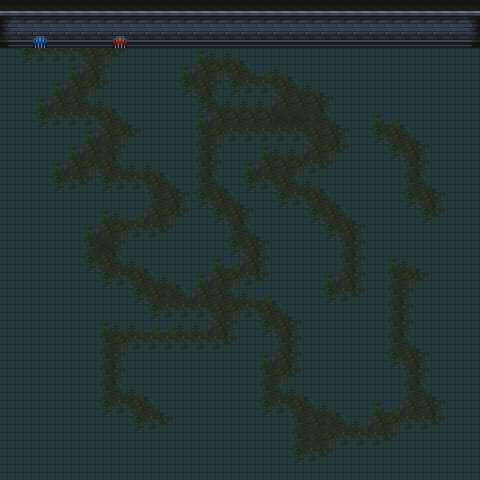

This game map was drawn from its Tiled (.tmx) file and the tilesets committed beside it. A one-line description and the full map source follow:
An orthogonal 30x30 tile map with 16x16 px tiles, 3 tile layers (floor, moss, walls), 2 tilesets and 18 objects (trigger_map, player, enemy).

<map version="1.10" tiledversion="1.10.2" orientation="orthogonal" renderorder="right-down" width="30" height="30" tilewidth="16" tileheight="16" infinite="0" nextlayerid="14" nextobjectid="15">
 <tileset firstgid="1" name="dungeon" tilewidth="16" tileheight="16" tilecount="625" columns="25">
  <image source="../tilesets/dungeon.png" width="400" height="400" />
  <tile id="0">
   <objectgroup draworder="index" id="2">
    <object id="1" x="0" y="0" width="16" height="16" />
   </objectgroup>
  </tile>
  <tile id="1">
   <objectgroup draworder="index" id="2">
    <object id="1" x="0" y="0" width="16" height="16" />
   </objectgroup>
  </tile>
  <tile id="2">
   <objectgroup draworder="index" id="2">
    <object id="1" x="0" y="0" width="16" height="16" />
   </objectgroup>
  </tile>
  <tile id="25">
   <objectgroup draworder="index" id="2">
    <object id="1" x="0" y="0" width="16" height="16" />
   </objectgroup>
  </tile>
  <tile id="26">
   <objectgroup draworder="index" id="2">
    <object id="1" x="0" y="0" width="16" height="16" />
   </objectgroup>
  </tile>
  <tile id="27">
   <objectgroup draworder="index" id="2">
    <object id="1" x="0" y="0" width="16" height="16" />
   </objectgroup>
  </tile>
  <tile id="50">
   <objectgroup draworder="index" id="3">
    <object id="2" x="0" y="0" width="16" height="16" />
   </objectgroup>
  </tile>
  <tile id="51">
   <objectgroup draworder="index" id="2">
    <object id="1" x="0" y="0" width="16" height="16" />
   </objectgroup>
  </tile>
  <tile id="52">
   <objectgroup draworder="index" id="2">
    <object id="1" x="0" y="0" width="16" height="16" />
   </objectgroup>
  </tile>
  <tile id="451">
   <objectgroup draworder="index" id="2">
    <object id="1" x="0" y="0" width="16" height="16" />
   </objectgroup>
   <animation>
    <frame tileid="451" duration="100" />
    <frame tileid="454" duration="100" />
    <frame tileid="457" duration="100" />
   </animation>
  </tile>
  <tile id="454">
   <objectgroup draworder="index" id="2">
    <object id="1" x="0" y="0" width="16" height="16" />
   </objectgroup>
  </tile>
  <tile id="457">
   <objectgroup draworder="index" id="2">
    <object id="1" x="0" y="0" width="16" height="16" />
   </objectgroup>
  </tile>
  <wangsets>
   <wangset name="ground" type="corner" tile="30">
    <wangcolor name="floor" color="#ff0000" tile="-1" probability="1" />
    <wangcolor name="floor_meets_wall" color="#00ff00" tile="-1" probability="1" />
    <wangcolor name="blood" color="#0000ff" tile="-1" probability="1" />
    <wangtile tileid="4" wangid="0,2,0,1,0,2,0,2" />
    <wangtile tileid="5" wangid="0,2,0,1,0,1,0,2" />
    <wangtile tileid="6" wangid="0,2,0,2,0,1,0,2" />
    <wangtile tileid="29" wangid="0,1,0,1,0,2,0,2" />
    <wangtile tileid="30" wangid="0,1,0,1,0,1,0,1" />
    <wangtile tileid="31" wangid="0,2,0,2,0,1,0,1" />
    <wangtile tileid="54" wangid="0,1,0,2,0,2,0,2" />
    <wangtile tileid="55" wangid="0,1,0,2,0,2,0,1" />
    <wangtile tileid="56" wangid="0,2,0,2,0,2,0,1" />
    <wangtile tileid="79" wangid="0,1,0,1,0,1,0,1" />
    <wangtile tileid="80" wangid="0,1,0,1,0,1,0,1" />
    <wangtile tileid="81" wangid="0,1,0,1,0,1,0,1" />
    <wangtile tileid="82" wangid="0,1,0,1,0,1,0,1" />
    <wangtile tileid="284" wangid="0,2,0,2,0,2,0,2" />
    <wangtile tileid="285" wangid="0,2,0,2,0,2,0,2" />
    <wangtile tileid="308" wangid="0,2,0,3,0,2,0,2" />
    <wangtile tileid="309" wangid="0,2,0,2,0,3,0,2" />
    <wangtile tileid="332" wangid="0,2,0,2,0,2,0,2" />
    <wangtile tileid="333" wangid="0,3,0,2,0,2,0,2" />
    <wangtile tileid="334" wangid="0,2,0,2,0,2,0,3" />
   </wangset>
   <wangset name="moss" type="corner" tile="-1">
    <wangcolor name="moss" color="#ff0000" tile="-1" probability="1" />
    <wangtile tileid="10" wangid="0,0,0,1,0,0,0,0" />
    <wangtile tileid="11" wangid="0,0,0,1,0,1,0,0" />
    <wangtile tileid="12" wangid="0,0,0,1,0,1,0,0" />
    <wangtile tileid="13" wangid="0,0,0,0,0,1,0,0" />
    <wangtile tileid="35" wangid="0,1,0,1,0,0,0,0" />
    <wangtile tileid="36" wangid="0,1,0,1,0,1,0,1" />
    <wangtile tileid="37" wangid="0,1,0,1,0,1,0,1" />
    <wangtile tileid="38" wangid="0,0,0,0,0,1,0,1" />
    <wangtile tileid="60" wangid="0,1,0,1,0,0,0,0" />
    <wangtile tileid="61" wangid="0,1,0,1,0,1,0,1" />
    <wangtile tileid="62" wangid="0,1,0,1,0,1,0,1" />
    <wangtile tileid="63" wangid="0,0,0,0,0,1,0,1" />
    <wangtile tileid="85" wangid="0,1,0,0,0,0,0,0" />
    <wangtile tileid="86" wangid="0,1,0,0,0,0,0,1" />
    <wangtile tileid="87" wangid="0,1,0,0,0,0,0,1" />
    <wangtile tileid="88" wangid="0,0,0,0,0,0,0,1" />
    <wangtile tileid="110" wangid="0,1,0,0,0,1,0,1" />
    <wangtile tileid="111" wangid="0,1,0,0,0,0,0,1" />
    <wangtile tileid="112" wangid="0,1,0,1,0,0,0,1" />
    <wangtile tileid="113" wangid="0,1,0,1,0,1,0,1" />
    <wangtile tileid="135" wangid="0,0,0,0,0,1,0,1" />
    <wangtile tileid="137" wangid="0,1,0,1,0,0,0,0" />
    <wangtile tileid="138" wangid="0,1,0,1,0,1,0,1" />
    <wangtile tileid="160" wangid="0,0,0,1,0,1,0,1" />
    <wangtile tileid="161" wangid="0,0,0,1,0,1,0,0" />
    <wangtile tileid="162" wangid="0,1,0,1,0,1,0,0" />
    <wangtile tileid="163" wangid="0,1,0,1,0,1,0,1" />
   </wangset>
   <wangset name="wall" type="corner" tile="-1">
    <wangcolor name="wall" color="#ff0000" tile="-1" probability="1" />
    <wangtile tileid="0" wangid="0,0,0,1,0,0,0,0" />
    <wangtile tileid="1" wangid="0,0,0,1,0,1,0,0" />
    <wangtile tileid="2" wangid="0,0,0,0,0,1,0,0" />
    <wangtile tileid="25" wangid="0,1,0,1,0,0,0,0" />
    <wangtile tileid="26" wangid="0,1,0,1,0,1,0,1" />
    <wangtile tileid="27" wangid="0,0,0,0,0,1,0,1" />
    <wangtile tileid="50" wangid="0,1,0,0,0,0,0,0" />
    <wangtile tileid="51" wangid="0,1,0,0,0,0,0,1" />
    <wangtile tileid="52" wangid="0,0,0,0,0,0,0,1" />
   </wangset>
  </wangsets>
 </tileset>
 <tileset firstgid="626" name="naked_human" tilewidth="64" tileheight="64" tilecount="64" columns="8">
  <image source="../tilesets/mana_seed_human.png" width="512" height="512" />
  <tile id="0" type="idle_d">
   <objectgroup draworder="index" id="2">
    <object id="7" x="24" y="32" width="16" height="16">
     <ellipse />
    </object>
   </objectgroup>
  </tile>
  <tile id="8" type="idle_u" />
  <tile id="16" type="idle_r" />
  <tile id="24" type="idle_l" />
  <tile id="32" type="walk_d">
   <animation>
    <frame tileid="32" duration="100" />
    <frame tileid="33" duration="100" />
    <frame tileid="34" duration="100" />
    <frame tileid="35" duration="100" />
    <frame tileid="36" duration="100" />
    <frame tileid="37" duration="100" />
   </animation>
  </tile>
  <tile id="35" type="run_d">
   <animation>
    <frame tileid="35" duration="80" />
    <frame tileid="36" duration="55" />
    <frame tileid="39" duration="125" />
    <frame tileid="32" duration="80" />
    <frame tileid="33" duration="55" />
    <frame tileid="38" duration="125" />
   </animation>
  </tile>
  <tile id="40" type="walk_u">
   <animation>
    <frame tileid="40" duration="100" />
    <frame tileid="41" duration="100" />
    <frame tileid="42" duration="100" />
    <frame tileid="43" duration="100" />
    <frame tileid="44" duration="100" />
    <frame tileid="45" duration="100" />
   </animation>
  </tile>
  <tile id="43" type="run_u">
   <animation>
    <frame tileid="43" duration="80" />
    <frame tileid="44" duration="55" />
    <frame tileid="47" duration="125" />
    <frame tileid="40" duration="80" />
    <frame tileid="41" duration="55" />
    <frame tileid="46" duration="125" />
   </animation>
  </tile>
  <tile id="48" type="walk_r">
   <animation>
    <frame tileid="48" duration="100" />
    <frame tileid="49" duration="100" />
    <frame tileid="50" duration="100" />
    <frame tileid="51" duration="100" />
    <frame tileid="52" duration="100" />
    <frame tileid="53" duration="100" />
   </animation>
  </tile>
  <tile id="51" type="run_r">
   <animation>
    <frame tileid="51" duration="80" />
    <frame tileid="52" duration="55" />
    <frame tileid="55" duration="125" />
    <frame tileid="48" duration="80" />
    <frame tileid="49" duration="55" />
    <frame tileid="54" duration="125" />
   </animation>
  </tile>
  <tile id="56" type="walk_l">
   <animation>
    <frame tileid="56" duration="100" />
    <frame tileid="57" duration="100" />
    <frame tileid="58" duration="100" />
    <frame tileid="59" duration="100" />
    <frame tileid="60" duration="100" />
    <frame tileid="61" duration="100" />
   </animation>
  </tile>
  <tile id="59" type="run_l">
   <animation>
    <frame tileid="59" duration="80" />
    <frame tileid="60" duration="55" />
    <frame tileid="63" duration="125" />
    <frame tileid="56" duration="80" />
    <frame tileid="57" duration="55" />
    <frame tileid="62" duration="125" />
   </animation>
  </tile>
 </tileset>
 <layer id="6" name="floor" width="30" height="30">
  <data encoding="csv">
31,31,31,31,31,31,31,31,31,31,31,31,31,31,31,31,31,31,31,31,31,31,31,31,31,31,31,31,31,31,
31,31,31,31,31,31,31,31,31,31,31,31,31,31,31,31,31,31,31,31,31,31,31,31,31,31,31,31,31,31,
31,31,31,31,31,31,31,31,31,31,31,31,31,31,31,31,31,31,31,31,31,31,31,31,31,31,31,31,31,31,
31,31,31,31,31,31,31,31,31,31,31,31,31,31,31,31,31,31,31,31,31,31,31,31,31,31,31,31,31,31,
31,31,31,31,31,31,31,31,31,31,31,31,31,31,31,31,31,31,31,31,31,31,31,31,31,31,31,31,31,31,
31,31,31,31,31,31,31,31,31,31,31,31,31,31,31,31,31,31,31,31,31,31,31,31,31,31,31,31,31,31,
31,31,31,31,31,31,31,31,31,31,31,31,31,31,31,31,31,31,31,31,31,31,31,31,31,31,31,31,31,31,
31,31,31,31,31,31,31,31,31,31,31,31,31,31,31,31,31,31,31,31,31,31,31,31,31,31,31,31,31,31,
31,31,31,31,31,31,31,31,31,31,31,31,31,31,31,31,31,31,31,31,31,31,31,31,31,31,31,31,31,31,
31,31,31,31,31,31,31,31,31,31,31,31,31,31,31,31,31,31,31,31,31,31,31,31,31,31,31,31,31,31,
31,31,31,31,31,31,31,31,31,31,31,31,31,31,31,31,31,31,31,31,31,31,31,31,31,31,31,31,31,31,
31,31,31,31,31,31,31,31,31,31,31,31,31,31,31,31,31,31,31,31,31,31,31,31,31,31,31,31,31,31,
31,31,31,31,31,31,31,31,31,31,31,31,31,31,31,31,31,31,31,31,31,31,31,31,31,31,31,31,31,31,
31,31,31,31,31,31,31,31,31,31,31,31,31,31,31,31,31,31,31,31,31,31,31,31,31,31,31,31,31,31,
31,31,31,31,31,31,31,31,31,31,31,31,31,31,31,31,31,31,31,31,31,31,31,31,31,31,31,31,31,31,
31,31,31,31,31,31,31,31,31,31,31,31,31,31,31,31,31,31,31,31,31,31,31,31,31,31,31,31,31,31,
31,31,31,31,31,31,31,31,31,31,31,31,31,31,31,31,31,31,31,31,31,31,31,31,31,31,31,31,31,31,
31,31,31,31,31,31,31,31,31,31,31,31,31,31,31,31,31,31,31,31,31,31,31,31,31,31,31,31,31,31,
31,31,31,31,31,31,31,31,31,31,31,31,31,31,31,31,31,31,31,31,31,31,31,31,31,31,31,31,31,31,
31,31,31,31,31,31,31,31,31,31,31,31,31,31,31,31,31,31,31,31,31,31,31,31,31,31,31,31,31,31,
31,31,31,31,31,31,31,31,31,31,31,31,31,31,31,31,31,31,31,31,31,31,31,31,31,31,31,31,31,31,
31,31,31,31,31,31,31,31,31,31,31,31,31,31,31,31,31,31,31,31,31,31,31,31,31,31,31,31,31,31,
31,31,31,31,31,31,31,31,31,31,31,31,31,31,31,31,31,31,31,31,31,31,31,31,31,31,31,31,31,31,
31,31,31,31,31,31,31,31,31,31,31,31,31,31,31,31,31,31,31,31,31,31,31,31,31,31,31,31,31,31,
31,31,31,31,31,31,31,31,31,31,31,31,31,31,31,31,31,31,31,31,31,31,31,31,31,31,31,31,31,31,
31,31,31,31,31,31,31,31,31,31,31,31,31,31,31,31,31,31,31,31,31,31,31,31,31,31,31,31,31,31,
31,31,31,31,31,31,31,31,31,31,31,31,31,31,31,31,31,31,31,31,31,31,31,31,31,31,31,31,31,31,
31,31,31,31,31,31,31,31,31,31,31,31,31,31,31,31,31,31,31,31,31,31,31,31,31,31,31,31,31,31,
31,31,31,31,31,31,31,31,31,31,31,31,31,31,31,31,31,31,31,31,31,31,31,31,31,31,31,31,31,31,
31,31,31,31,31,31,31,31,31,31,31,31,31,31,31,31,31,31,31,31,31,31,31,31,31,31,31,31,31,31
</data>
 </layer>
 <layer id="7" name="moss" width="30" height="30">
  <data encoding="csv">
0,0,0,0,0,0,0,0,0,0,0,0,0,0,0,0,0,0,0,0,0,0,0,0,0,0,0,0,0,0,
0,0,0,0,0,0,0,0,0,0,0,0,0,0,0,0,0,0,0,0,0,0,0,0,0,0,0,0,0,0,
0,11,13,12,162,162,162,14,0,0,0,0,0,0,0,0,0,0,0,0,0,0,0,0,0,0,0,0,0,0,
0,86,88,112,112,113,111,89,0,0,0,0,11,162,162,14,0,0,0,0,0,0,0,0,0,0,0,0,0,0,
0,0,0,0,11,163,39,0,0,0,0,11,163,111,113,161,13,162,14,0,0,0,0,0,0,0,0,0,0,0,
0,0,0,11,163,111,89,0,0,0,0,86,113,136,86,112,112,113,161,162,14,0,0,0,0,0,0,0,0,0,
0,0,11,163,164,161,162,14,0,0,0,0,86,161,12,162,162,163,164,164,136,0,0,0,0,0,0,0,0,0,
0,0,86,87,112,87,113,161,14,0,0,0,11,163,37,164,37,38,62,63,161,14,0,11,13,14,0,0,0,0,
0,0,0,0,0,11,163,111,89,0,0,0,61,111,87,88,87,112,112,113,164,136,0,86,113,161,14,0,0,0,
0,0,0,0,11,163,63,64,0,0,0,0,36,136,0,0,11,162,12,163,111,89,0,0,86,113,64,0,0,0,
0,0,0,11,163,111,113,161,12,162,14,0,61,39,0,11,163,37,111,88,89,0,0,0,0,61,39,0,0,0,
0,0,0,86,87,89,86,112,87,113,161,14,61,161,14,86,87,113,161,162,14,0,0,0,0,61,161,14,0,0,
0,0,0,0,0,0,0,0,0,61,164,136,86,113,161,14,0,86,88,113,161,14,0,0,0,86,113,136,0,0,
0,0,0,0,0,0,11,162,13,163,111,89,0,86,113,136,0,0,0,86,113,161,14,0,0,0,86,89,0,0,
0,0,0,0,0,11,163,111,112,88,89,0,0,0,61,161,14,0,0,0,86,113,39,0,0,0,0,0,0,0,
0,0,0,0,0,138,62,136,0,0,0,0,0,0,86,113,64,0,0,0,0,61,136,0,0,0,0,0,0,0,
0,0,0,0,0,86,113,161,162,14,0,0,0,11,13,163,136,0,0,0,0,36,39,0,11,12,14,0,0,0,
0,0,0,0,0,0,86,87,113,161,12,14,11,163,111,88,89,0,0,0,11,163,136,0,61,111,89,0,0,0,
0,0,0,0,0,0,0,0,86,113,63,161,163,37,161,12,13,14,0,0,86,88,89,0,138,64,0,0,0,0,
0,0,0,0,0,0,0,0,0,86,87,88,112,113,111,88,113,161,14,0,0,0,0,0,138,39,0,0,0,0,
0,0,0,0,0,0,11,12,162,13,13,162,12,163,64,0,86,113,64,0,0,0,0,0,61,136,0,0,0,0,
0,0,0,0,0,0,138,111,87,88,112,87,88,112,89,0,0,36,136,0,0,0,0,0,36,161,14,0,0,0,
0,0,0,0,0,0,36,64,0,0,0,0,0,0,0,0,11,163,64,0,0,0,0,0,86,113,39,0,0,0,
0,0,0,0,0,0,138,136,0,0,0,0,0,0,0,0,61,111,89,0,0,0,0,0,0,138,64,0,0,0,
0,0,0,0,0,0,138,161,162,14,0,0,0,0,0,0,36,161,12,14,0,0,0,0,0,61,161,14,0,0,
0,0,0,0,0,0,86,87,113,161,14,0,0,0,0,0,86,88,113,161,162,14,0,11,13,163,164,39,0,0,
0,0,0,0,0,0,0,0,86,112,89,0,0,0,0,0,0,0,138,37,63,161,162,163,111,88,88,89,0,0,
0,0,0,0,0,0,0,0,0,0,0,0,0,0,0,0,0,0,61,114,111,87,87,112,89,0,0,0,0,0,
0,0,0,0,0,0,0,0,0,0,0,0,0,0,0,0,0,0,86,112,89,0,0,0,0,0,0,0,0,0,
0,0,0,0,0,0,0,0,0,0,0,0,0,0,0,0,0,0,0,0,0,0,0,0,0,0,0,0,0,0
</data>
 </layer>
 <layer id="8" name="walls" width="30" height="30">
  <data encoding="csv">
1,2,2,2,2,2,2,2,2,2,2,2,2,2,2,2,2,2,2,2,2,2,2,2,2,2,2,2,2,3,
26,27,27,27,27,27,27,27,27,27,27,27,27,27,27,27,27,27,27,27,27,27,27,27,27,27,27,27,27,28,
51,52,455,52,52,52,52,452,52,52,52,52,52,52,52,52,52,52,52,52,52,52,52,52,52,52,52,52,52,53,
0,0,0,0,0,0,0,0,0,0,0,0,0,0,0,0,0,0,0,0,0,0,0,0,0,0,0,0,0,0,
0,0,0,0,0,0,0,0,0,0,0,0,0,0,0,0,0,0,0,0,0,0,0,0,0,0,0,0,0,0,
0,0,0,0,0,0,0,0,0,0,0,0,0,0,0,0,0,0,0,0,0,0,0,0,0,0,0,0,0,0,
0,0,0,0,0,0,0,0,0,0,0,0,0,0,0,0,0,0,0,0,0,0,0,0,0,0,0,0,0,0,
0,0,0,0,0,0,0,0,0,0,0,0,0,0,0,0,0,0,0,0,0,0,0,0,0,0,0,0,0,0,
0,0,0,0,0,0,0,0,0,0,0,0,0,0,0,0,0,0,0,0,0,0,0,0,0,0,0,0,0,0,
0,0,0,0,0,0,0,0,0,0,0,0,0,0,0,0,0,0,0,0,0,0,0,0,0,0,0,0,0,0,
0,0,0,0,0,0,0,0,0,0,0,0,0,0,0,0,0,0,0,0,0,0,0,0,0,0,0,0,0,0,
0,0,0,0,0,0,0,0,0,0,0,0,0,0,0,0,0,0,0,0,0,0,0,0,0,0,0,0,0,0,
0,0,0,0,0,0,0,0,0,0,0,0,0,0,0,0,0,0,0,0,0,0,0,0,0,0,0,0,0,0,
0,0,0,0,0,0,0,0,0,0,0,0,0,0,0,0,0,0,0,0,0,0,0,0,0,0,0,0,0,0,
0,0,0,0,0,0,0,0,0,0,0,0,0,0,0,0,0,0,0,0,0,0,0,0,0,0,0,0,0,0,
0,0,0,0,0,0,0,0,0,0,0,0,0,0,0,0,0,0,0,0,0,0,0,0,0,0,0,0,0,0,
0,0,0,0,0,0,0,0,0,0,0,0,0,0,0,0,0,0,0,0,0,0,0,0,0,0,0,0,0,0,
0,0,0,0,0,0,0,0,0,0,0,0,0,0,0,0,0,0,0,0,0,0,0,0,0,0,0,0,0,0,
0,0,0,0,0,0,0,0,0,0,0,0,0,0,0,0,0,0,0,0,0,0,0,0,0,0,0,0,0,0,
0,0,0,0,0,0,0,0,0,0,0,0,0,0,0,0,0,0,0,0,0,0,0,0,0,0,0,0,0,0,
0,0,0,0,0,0,0,0,0,0,0,0,0,0,0,0,0,0,0,0,0,0,0,0,0,0,0,0,0,0,
0,0,0,0,0,0,0,0,0,0,0,0,0,0,0,0,0,0,0,0,0,0,0,0,0,0,0,0,0,0,
0,0,0,0,0,0,0,0,0,0,0,0,0,0,0,0,0,0,0,0,0,0,0,0,0,0,0,0,0,0,
0,0,0,0,0,0,0,0,0,0,0,0,0,0,0,0,0,0,0,0,0,0,0,0,0,0,0,0,0,0,
0,0,0,0,0,0,0,0,0,0,0,0,0,0,0,0,0,0,0,0,0,0,0,0,0,0,0,0,0,0,
0,0,0,0,0,0,0,0,0,0,0,0,0,0,0,0,0,0,0,0,0,0,0,0,0,0,0,0,0,0,
0,0,0,0,0,0,0,0,0,0,0,0,0,0,0,0,0,0,0,0,0,0,0,0,0,0,0,0,0,0,
0,0,0,0,0,0,0,0,0,0,0,0,0,0,0,0,0,0,0,0,0,0,0,0,0,0,0,0,0,0,
0,0,0,0,0,0,0,0,0,0,0,0,0,0,0,0,0,0,0,0,0,0,0,0,0,0,0,0,0,0,
0,0,0,0,0,0,0,0,0,0,0,0,0,0,0,0,0,0,0,0,0,0,0,0,0,0,0,0,0,0
</data>
 </layer>
 <objectgroup id="10" name="triggers">
  <object id="5" name="goto dungeon" type="trigger_map" x="31.1839" y="187" width="36" height="64.3333">
   <properties>
    <property name="map" value="dungeon" />
   </properties>
  </object>
 </objectgroup>
 <objectgroup id="13" name="interactables">
  <properties>
   <property name="dialog" value="blue_grate" />
  </properties>
  <object id="12" x="32" y="32" width="16" height="16">
   <properties>
    <property name="text" value="blue_grate" />
   </properties>
  </object>
  <object id="14" x="112" y="32" width="16" height="16">
   <properties>
    <property name="sound" value="snd_screenshake" />
   </properties>
  </object>
 </objectgroup>
 <objectgroup id="4" name="characters">
  <object id="3" name="player" type="player" gid="626" x="100.333" y="182.916" width="64" height="64" />
  <object id="4" name="very evil enemy" type="enemy" gid="626" x="213" y="151.333" width="64" height="64">
   <properties>
    <property name="message" value="Hello, evil world!" />
   </properties>
  </object>
 </objectgroup>
</map>
